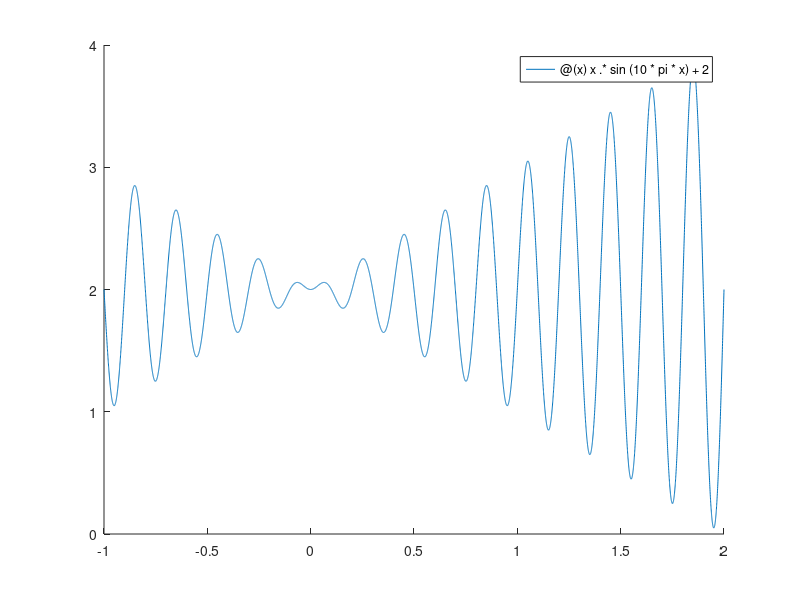

This chart was generated by the following MATLAB code: (Note: this script raises an error after producing the figure.)

function res = example1_humanOptimized
rng("default")

close all
figure
hold on
fplot(@(x)x .* sin(10 * pi * x) + 2,[-1,2]);

%% 参数设置
fishnum = 50; %生成50只人工鱼
MAXGEN = 50; %最多迭代次数
try_number = 100;%最多试探次数
visual = 1; %感知距离
delta = 0.618; %拥挤度因子
step = 0.1; %步长

%% 初始化鱼群
lb_ub = [-1,2,1];
X = AF_init(fishnum,lb_ub);
LBUB = [];

for i = 1:size(lb_ub,1)
    LBUB = [LBUB;repmat(lb_ub(i,1:2),lb_ub(i,3),1)]; %#ok < AGROW >
end
newArray = -ones(1,MAXGEN);
BestY = newArray; %每步中最优的函数值
BestX = newArray; %每步中最优的自变量
besty = -100; %最优函数值
Y = AF_foodconsistence(X);

for gen = 1:MAXGEN
    for i = 1:fishnum
          %% 聚群行为
        [Xi1,Yi1] = AF_swarm(X,i,visual,step,delta,try_number,LBUB,Y); 
        
         %% 追尾行为
        [Xi2,Yi2] = AF_follow(X,i,visual,step,delta,try_number,LBUB,Y); 

        if Yi1 > Yi2
            X(:,i) = Xi1;
            Y(1,i) = Yi1;
        else
            X(:,i) = Xi2;
            Y(1,i) = Yi2;
        end
    end

    [Ymax,index] = max(Y);
    plot(X(1,index),Ymax,'.','color',[gen / MAXGEN,0,0])
    
    if Ymax > besty
        besty = Ymax;
        bestx = X(:,index);
        
        BestY(gen) = Ymax;
        [BestX(:,gen)] = X(:,index);
    else
        BestY(gen) = BestY(gen - 1);
        [BestX(:,gen)] = BestX(:,gen - 1);
    end
end

plot(bestx(1),besty,'ro','MarkerSize',100)
xlabel('x')
ylabel('y')
title('鱼群算法迭代过程中最优坐标移动')

%% 优化过程图
figure
plot(1:MAXGEN,BestY)
xlabel('迭代次数')
ylabel('优化值')
title('鱼群算法迭代过程')
disp(['最优解X：',num2str(bestx,'%1.4f')])
disp(['最优解Y：',num2str(besty,'%1.4f')])

res.BestX = BestX;
res.bestx = bestx;
res.BestY = BestY;
res.besty = besty;
end